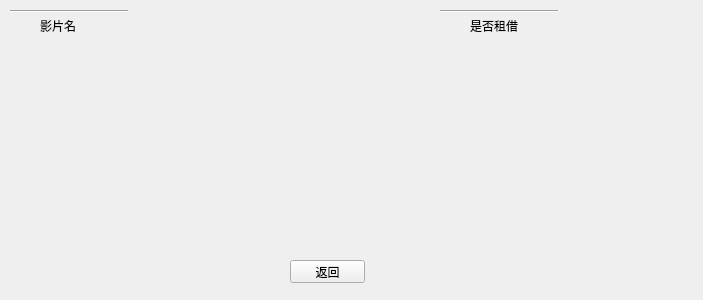
<?xml version="1.0" encoding="UTF-8"?>
<ui version="4.0">
 <class>rent</class>
 <widget class="QWidget" name="rent">
  <property name="geometry">
   <rect>
    <x>0</x>
    <y>0</y>
    <width>703</width>
    <height>300</height>
   </rect>
  </property>
  <property name="windowTitle">
   <string>Form</string>
  </property>
  <widget class="QPushButton" name="pushButton">
   <property name="geometry">
    <rect>
     <x>290</x>
     <y>260</y>
     <width>75</width>
     <height>23</height>
    </rect>
   </property>
   <property name="text">
    <string>返回</string>
   </property>
  </widget>
  <widget class="Line" name="line">
   <property name="geometry">
    <rect>
     <x>10</x>
     <y>10</y>
     <width>118</width>
     <height>3</height>
    </rect>
   </property>
   <property name="orientation">
    <enum>Qt::Horizontal</enum>
   </property>
  </widget>
  <widget class="QLabel" name="label">
   <property name="geometry">
    <rect>
     <x>40</x>
     <y>20</y>
     <width>54</width>
     <height>12</height>
    </rect>
   </property>
   <property name="text">
    <string>影片名</string>
   </property>
  </widget>
  <widget class="QLabel" name="label_2">
   <property name="geometry">
    <rect>
     <x>470</x>
     <y>20</y>
     <width>54</width>
     <height>12</height>
    </rect>
   </property>
   <property name="text">
    <string>是否租借</string>
   </property>
  </widget>
  <widget class="Line" name="line_2">
   <property name="geometry">
    <rect>
     <x>440</x>
     <y>10</y>
     <width>118</width>
     <height>3</height>
    </rect>
   </property>
   <property name="orientation">
    <enum>Qt::Horizontal</enum>
   </property>
  </widget>
 </widget>
 <resources/>
 <connections/>
</ui>
